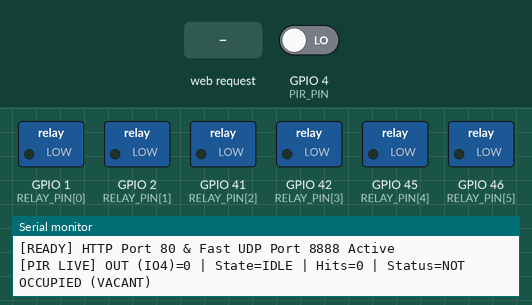
This sketch was run on a simulated ESP32-S3. Shown: switched loads named in the sketch (green lamp = pin HIGH), the last lines printed to the serial monitor. The test bench sets the inputs (shaded band); at power-on: GPIO 4 (PIR_PIN) LOW. WiFi joins after 1.5 s; servers stay silent unless stated.

Above: at 3.3 s.
3.4 s: HTTP request GET /invert received
At 4.6 s:
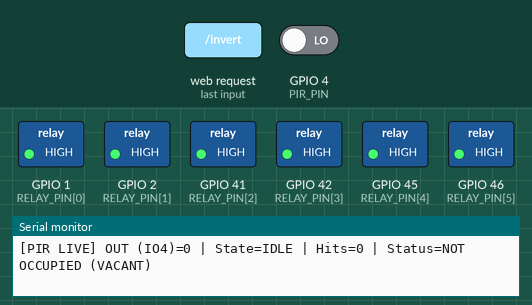
4.9 s: HTTP request GET /set?ch=1&state=1&v=1 received
At 5.9 s:
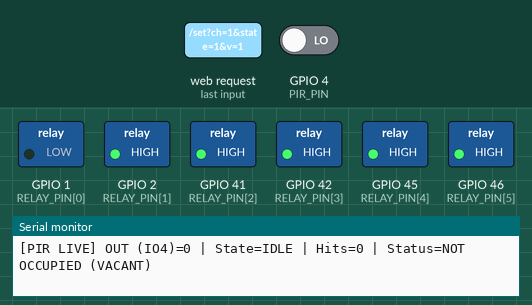
6.4 s: HTTP request GET /invert?ch=120&state=120&v=120 received
At 7.1 s:
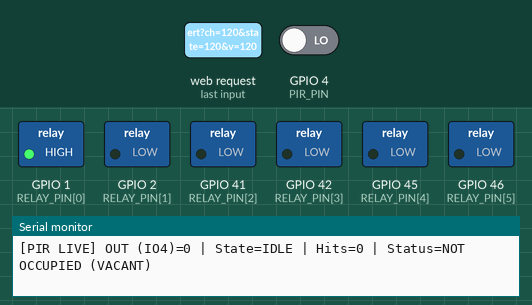
9.4 s: HTTP request GET /set?ch=1 received
At 10.6 s:
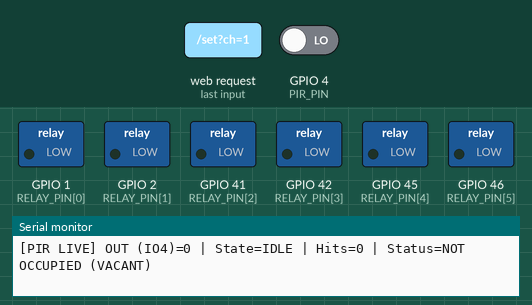
10.9 s: HTTP request GET /mask?ch=1&state=1&v=1 received
At 11.7 s:
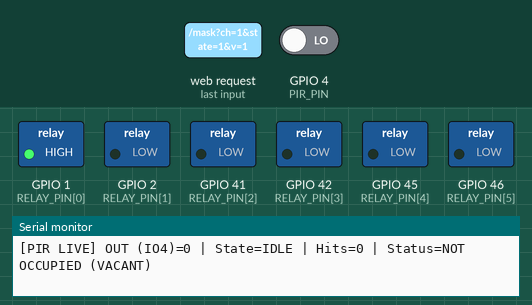
Timing chart, 0 to 13.4 s (numbered marks = the images above; inputs shaded):
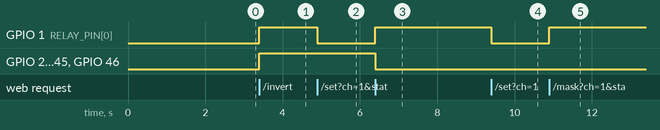

The sketch:

esp32_relay_6ch.ino
```cpp
/* ESP32-S3 6-Channel Relay Board - Multi-Room IoT Controller
   Supports 3 Dedicated Socket Boards with Specialized Sensors:
   - Board 1: Engineering Hub (Default IP: 192.168.1.10 / mDNS: esp32-hub.local)
              Sensor: ASAIR AM2315C (Temperature & Humidity on GPIO 4 & 5)
   - Board 2: The Gallery     (Default IP: 192.168.1.11 / mDNS: esp32-gallery.local)
              Sensor: Air Quality Sensor (µg/m³ on GPIO 6 / ADC1_CH5)
   - Board 3: Conference Room (Default IP: 192.168.1.14 / mDNS: esp32-conf.local)
              Sensor: Single PIR Motion Sensor (Occupancy on GPIO 6 / Physical Pin 9)
*/
#include <WiFi.h>
#include <WebServer.h>
#include <ESPmDNS.h>
#include <WiFiUdp.h>
#include <Wire.h>

// =========================================================================
// SELECT BOARD (Change this number before flashing each board):
// 1 = Engineering Hub -> ASAIR AM2315C (Temp & Hum on GPIO 4 & 5)
// 2 = The Gallery     -> Air Quality Sensor (Analog on GPIO 6)
// 3 = Conference      -> Single PIR Motion Sensor (Occupancy on GPIO 6)
// =========================================================================
#define BOARD_ID 3

#if BOARD_ID == 1
  const char* ROOM_NAME = "Engineering Hub";
  const char* HOST_NAME = "esp32-hub";
  IPAddress STATIC_IP(192, 168, 1, 10);
  #define HAS_AM2315C true
  #define HAS_AIR_QUALITY false
  #define HAS_PIR false
#elif BOARD_ID == 2
  const char* ROOM_NAME = "The Gallery";
  const char* HOST_NAME = "esp32-gallery";
  IPAddress STATIC_IP(192, 168, 1, 11);
  #define HAS_AM2315C false
  #define HAS_AIR_QUALITY true
  #define HAS_PIR false
#elif BOARD_ID == 3
  const char* ROOM_NAME = "Conference";
  const char* HOST_NAME = "esp32-conf";
  IPAddress STATIC_IP(192, 168, 1, 14);
  #define HAS_AM2315C false
  #define HAS_AIR_QUALITY false
  #define HAS_PIR true
#endif

IPAddress GATEWAY(192, 168, 1, 1);
IPAddress SUBNET(255, 255, 255, 0);
IPAddress DNS(192, 168, 1, 1);

struct Net { const char* ssid; const char* pass; };
Net NETS[] = {
  {"Airtel_AIOTA.tech", "Aiota.7372"},   // Main Wi-Fi Router
  {"Esp32relay",        "relay.7372"},
  {"Airtel_AIOTA.7372", "Aiota.7372"},   // Hotspot Fallback
};

// Waveshare ESP32-S3-Relay-6CH GPIO pins:
const int RELAY_PIN[6] = {1, 2, 41, 42, 45, 46};
bool active_high = true;   // Set false if using active-LOW relay board

WebServer server(80);
WiFiUDP udp;
const int UDP_PORT = 8888;
bool st[6] = {0, 0, 0, 0, 0, 0};

// =========================================================================
// 1. ASAIR AM2315C (BOARD 1: ENGINEERING HUB)
// Wiring to Waveshare Pico Header:
// - Red Wire:    3.3V (VDD) -> Physical Pin 36 (3V3)
// - Black Wire:  GND        -> Physical Pin 38 or Pin 3 (GND)
// - Yellow Wire: SDA (Data) -> GPIO 4 (Pico Header Pin 6 / GP4)
// - White Wire:  SCL (Clk)  -> GPIO 5 (Pico Header Pin 7 / GP5)
// =========================================================================
#if HAS_AM2315C
#define AM2315C_SDA 4
#define AM2315C_SCL 5
#define AM2315C_ADDR 0x38

float current_temp = 0.0;
float current_hum = 0.0;
bool sensor_ready = false;
unsigned long last_sensor_time = 0;

void init_am2315c() {
  pinMode(AM2315C_SDA, INPUT_PULLUP);
  pinMode(AM2315C_SCL, INPUT_PULLUP);
  Wire.begin(AM2315C_SDA, AM2315C_SCL, 100000);
  Wire.setTimeOut(20);
  delay(100);

  Wire.beginTransmission(AM2315C_ADDR);
  if (Wire.endTransmission() != 0) {
    sensor_ready = false;
    Serial.printf("[AM2315C] Auto-detect: Sensor not yet detected on %s.\n", ROOM_NAME);
    return;
  }

  Serial.printf("[AM2315C] ASAIR AM2315C FOUND on %s (0x38)! Initializing...\n", ROOM_NAME);
  Wire.beginTransmission(AM2315C_ADDR);
  Wire.write(0xBA); // Soft reset
  Wire.endTransmission();
  delay(25);

  Wire.beginTransmission(AM2315C_ADDR);
  Wire.write(0x71);
  if (Wire.endTransmission() == 0) {
    Wire.requestFrom((uint8_t)AM2315C_ADDR, (uint8_t)1);
    if (Wire.available()) {
      uint8_t status = Wire.read();
      if ((status & 0x08) == 0) {
        Wire.beginTransmission(AM2315C_ADDR);
        Wire.write(0xBE);
        Wire.write(0x08);
        Wire.write(0x00);
        Wire.endTransmission();
        delay(15);
      }
      sensor_ready = true;
      Serial.printf("[AM2315C] SENSOR ACTIVE on %s! Live temperature & humidity enabled.\n", ROOM_NAME);
    }
  }
}

static bool am2315c_measuring = false;
static unsigned long am2315c_start_ms = 0;

void poll_am2315c() {
  unsigned long now = millis();

  if (am2315c_measuring) {
    if (now - am2315c_start_ms < 85) return; // Non-blocking wait for conversion (0ms lag)
    am2315c_measuring = false;

    Wire.requestFrom((uint8_t)AM2315C_ADDR, (uint8_t)7);
    if (Wire.available() >= 6) {
      uint8_t buf[7];
      for (int i = 0; i < 7 && Wire.available(); i++) {
        buf[i] = Wire.read();
      }
      if ((buf[0] & 0x80) == 0) {
        uint32_t raw_h = ((uint32_t)buf[1] << 12) | ((uint32_t)buf[2] << 4) | (buf[3] >> 4);
        uint32_t raw_t = (((uint32_t)buf[3] & 0x0F) << 16) | ((uint32_t)buf[4] << 8) | buf[5];

        float h = (float)raw_h * 100.0 / 1048576.0;
        float t = ((float)raw_t * 200.0 / 1048576.0) - 50.0;

        if (t < 0.0) t = 0.0;
        if (h < 0.0) h = 0.0;
        if (h > 100.0) h = 100.0;

        current_temp = t;
        current_hum = h;
        sensor_ready = true;
        Serial.printf("[AM2315C][%s] Temp: %.1f C | Humidity: %.1f %%\n", ROOM_NAME, current_temp, current_hum);
      }
    }
    return;
  }

  if (now - last_sensor_time < (sensor_ready ? 2500 : 6000)) return;
  last_sensor_time = now;

  if (!sensor_ready) {
    Wire.beginTransmission(AM2315C_ADDR);
    if (Wire.endTransmission() == 0) {
      Serial.printf("[AM2315C] Sensor connected to %s! Initializing...\n", ROOM_NAME);
      init_am2315c();
    }
    return;
  }

  Wire.beginTransmission(AM2315C_ADDR);
  Wire.write(0xAC);
  Wire.write(0x33);
  Wire.write(0x00);
  byte err = Wire.endTransmission();
  if (err != 0) {
    sensor_ready = false;
    Wire.end();
    delay(5);
    Wire.begin(AM2315C_SDA, AM2315C_SCL, 100000);
    Wire.setTimeOut(20);
    return;
  }

  am2315c_measuring = true;
  am2315c_start_ms = now;
}
#endif

// =========================================================================
// 2. AIR QUALITY SENSOR (BOARD 2: THE GALLERY)
// Wiring to Waveshare Pico Header:
// - VCC: 3.3V or 5V (Physical Pin 36 or Pin 40)
// - GND: GND        (Physical Pin 38 or Pin 3)
// - AO:  GPIO 6     (Physical Pin 9 / GP6 / ADC1_CH5)
// =========================================================================
#if HAS_AIR_QUALITY
#define AQ_PIN 6
float current_aqi = 24.0;
unsigned long last_aq_time = 0;

void init_air_quality() {
  pinMode(AQ_PIN, INPUT);
  analogReadResolution(12);
  Serial.printf("[AIR QUALITY] Initialized on GPIO %d (ADC1_CH5 / Pico Pin 9)\n", AQ_PIN);
}

void poll_air_quality() {
  if (millis() - last_aq_time < 2000) return;
  last_aq_time = millis();

  int raw = analogRead(AQ_PIN);
  // Scale raw ADC (0..4095) to micrograms per cubic meter (10 - 500 ug/m3)
  float aqi = 10.0 + ((float)raw * 490.0 / 4095.0);
  current_aqi = (current_aqi * 0.7) + (aqi * 0.3); // Exponential smoothing filter
  Serial.printf("[AIR QUALITY][%s] Raw ADC: %d | Filtered Air Quality: %.0f ug/m3\n", ROOM_NAME, raw, current_aqi);
}
#endif

// =========================================================================
// 3. SINGLE PIR MOTION SENSOR (BOARD 3: CONFERENCE ROOM)
// EXACT 3-WIRE WIRING CONNECTION:
// 1. VCC -> 5V  (Waveshare Pico Physical Pin 40 / VSYS 5V)
// 2. GND -> GND (Waveshare Pico Physical Pin 38 or Pin 3 / GND)
// 3. OUT -> IO4 (Waveshare Pico Physical Pin 6  / GPIO 4)
// =========================================================================
#if HAS_PIR
#define PIR_PIN 4         // Sole PIR Output Pin: GPIO 4 (Physical Pin 6)
#define PIR_HOLD_MS 25000 // Keep Occupied for 25 seconds after motion stops (gives ample time to view on web UI)

bool pir_active = false;
bool is_occupied = false;
unsigned long last_motion_time = 0;
int last_pin4 = 0;
unsigned long total_motion_hits = 0;

void init_pir() {
  pinMode(PIR_PIN, INPUT); // Standard high-impedance input so 3.3V OUT signal is not loaded
  Serial.println("[PIR] Active on IO4 (GPIO 4 / Physical Pin 6) | Connections: VCC=5V, GND=GND, OUT=IO4");
}

void poll_pir() {
  unsigned long now = millis();
  int r4 = digitalRead(PIR_PIN);
  last_pin4 = r4;

  // DYNAMIC ZERO-DELAY SENSING ON IO4 ONLY
  if (r4 == HIGH) {
    pir_active = true;
    last_motion_time = now;

    if (!is_occupied) {
      is_occupied = true;
      total_motion_hits++;
      Serial.printf("\n=======================================================\n");
      Serial.printf("  [CONFERENCE] >>> MOTION DETECTED ON IO4 -> OCCUPIED <<<\n");
      Serial.printf("  Signal: IO4=HIGH (5V VCC powered) | Hit #%lu\n", total_motion_hits);
      Serial.printf("=======================================================\n\n");
    }
  } else {
    pir_active = false;
  }

  // Auto-vacate dynamically after 10 seconds without motion
  if (is_occupied && (now - last_motion_time > PIR_HOLD_MS)) {
    is_occupied = false;
    Serial.printf("\n[CONFERENCE] --- No motion on IO4 for %ds -> NOT OCCUPIED (VACANT) ---\n\n", PIR_HOLD_MS / 1000);
  }

  // Live status heartbeat every 1.5 seconds in Serial Monitor
  static unsigned long last_heartbeat = 0;
  if (now - last_heartbeat >= 1500) {
    last_heartbeat = now;
    Serial.printf("[PIR LIVE] OUT (IO4)=%d | State=%s | Hits=%lu | Status=%s\n",
                  r4, pir_active ? "MOTION" : "IDLE", total_motion_hits,
                  is_occupied ? "OCCUPIED" : "NOT OCCUPIED (VACANT)");
  }
}
#endif

void apply(int i) {
  digitalWrite(RELAY_PIN[i], (st[i] == active_high) ? HIGH : LOW);
}

String json() {
  String s = "{\"room\":\"" + String(ROOM_NAME) + "\",\"board_id\":" + String(BOARD_ID) + ",\"relays\":[";
  for (int i = 0; i < 6; i++) {
    s += st[i] ? "1" : "0";
    if (i < 5) s += ",";
  }
  IPAddress ip = (WiFi.status() == WL_CONNECTED) ? WiFi.localIP() : WiFi.softAPIP();
  s += "],\"ip\":\"" + ip.toString() + "\",\"hostname\":\"" + String(HOST_NAME) + "\",\"active_high\":" + (active_high ? "true" : "false");

#if HAS_AM2315C
  if (sensor_ready) {
    s += ",\"sensor\":\"AM2315C\",\"sensor_ready\":true";
    s += ",\"temp\":" + String(current_temp, 1);
    s += ",\"hum\":" + String(current_hum, 1);
  } else {
    s += ",\"sensor\":\"AM2315C\",\"sensor_ready\":false";
  }
#endif

#if HAS_AIR_QUALITY
  s += ",\"sensor\":\"AirQuality\"";
  s += ",\"air_quality\":" + String(current_aqi, 0);
  s += ",\"air_quality_unit\":\"µg/m³\"";
  s += ",\"co2\":" + String(current_aqi, 0);
#endif

#if HAS_PIR
  s += ",\"occupancy\":{\"occupied\":" + String(is_occupied ? "true" : "false");
  s += ",\"status\":\"" + String(is_occupied ? "Occupied" : "Vacant") + "\"";
  s += ",\"pir\":" + String(pir_active ? "true" : "false");
  s += ",\"pir1\":" + String(pir_active ? "true" : "false");
  s += ",\"seconds_ago\":" + String(last_motion_time > 0 ? (millis() - last_motion_time) / 1000 : 999);
  s += ",\"pin4\":" + String(last_pin4);
  s += ",\"hits\":" + String(total_motion_hits);
  s += "}";
#endif

  s += "}";
  return s;
}

void reply() {
  server.sendHeader("Access-Control-Allow-Origin", "*");
  server.sendHeader("Connection", "close");
  server.send(200, "application/json", json());
}

void setup() {
  Serial.begin(115200);
  delay(500);
  Serial.println("\n=============================================");
  Serial.printf("ESP32-S3 6-CH RELAY: %s (Board %d)\n", ROOM_NAME, BOARD_ID);
#if HAS_AM2315C
  Serial.println("[FEATURE] ASAIR AM2315C I2C Temp & Hum Sensor Enabled");
#endif
#if HAS_AIR_QUALITY
  Serial.println("[FEATURE] Air Quality Sensor Active on GPIO 6 (ADC)");
#endif
#if HAS_PIR
  Serial.println("[FEATURE] PIR Motion Sensor Active on IO4 (GPIO 4) & IO6");
#endif
  Serial.println("=============================================");

  for (int i = 0; i < 6; i++) {
    pinMode(RELAY_PIN[i], OUTPUT);
    apply(i);
  }

#if HAS_AM2315C
  init_am2315c();
  delay(100);
  poll_am2315c();
#endif

#if HAS_AIR_QUALITY
  init_air_quality();
  delay(50);
  poll_air_quality();
#endif

#if HAS_PIR
  init_pir();
  poll_pir();
#endif

  WiFi.mode(WIFI_STA);
  WiFi.setAutoReconnect(true);
  WiFi.persistent(true);
  WiFi.setTxPower(WIFI_POWER_19_5dBm); // Maximum robust transmit power for rock-solid Wi-Fi range
  WiFi.setSleep(false);
  WiFi.config(STATIC_IP, GATEWAY, SUBNET, DNS);

  bool ok = false;
  for (auto& n : NETS) {
    Serial.printf("Connecting to Wi-Fi SSID: %s\n", n.ssid);
    WiFi.begin(n.ssid, n.pass);
    for (int t = 0; t < 25 && WiFi.status() != WL_CONNECTED; t++) {
      delay(400);
      Serial.print(".");
    }
    Serial.println();
    if (WiFi.status() == WL_CONNECTED) {
      ok = true;
      break;
    }
    WiFi.disconnect();
  }

  if (ok) {
    MDNS.begin(HOST_NAME);
    WiFi.setSleep(false); // Disable modem sleep immediately after connection so radio stays active (0ms UDP latency!)
    Serial.printf("[ONLINE] Connected to Wi-Fi!\n");
    Serial.printf("[IP ADDRESS] http://%s\n", WiFi.localIP().toString().c_str());
    Serial.printf("[mDNS URL]   http://%s.local\n", HOST_NAME);
  } else {
    WiFi.mode(WIFI_AP);
    String apName = String("ESP32-") + String(HOST_NAME);
    WiFi.softAP(apName.c_str(), "12345678");
    Serial.printf("[AP MODE] Started fallback AP: %s\n", apName.c_str());
    Serial.printf("[AP IP]   http://%s\n", WiFi.softAPIP().toString().c_str());
  }

  // REST API Endpoints
  server.on("/status", reply);

  server.on("/sensors", []() {
    String s = "{\"room\":\"" + String(ROOM_NAME) + "\",\"board_id\":" + String(BOARD_ID);
#if HAS_AM2315C
    s += ",\"sensor\":\"AM2315C\",\"temp\":" + String(current_temp, 1) + ",\"hum\":" + String(current_hum, 1);
#endif
#if HAS_AIR_QUALITY
    s += ",\"sensor\":\"AirQuality\",\"air_quality\":" + String(current_aqi, 0) + ",\"air_quality_unit\":\"µg/m³\",\"co2\":" + String(current_aqi, 0);
#endif
#if HAS_PIR
    s += ",\"sensor\":\"PIR\",\"occupied\":" + String(is_occupied ? "true" : "false") + ",\"status\":\"" + String(is_occupied ? "Occupied" : "Vacant") + "\",\"pir\":" + String(pir_active ? "true" : "false") + ",\"pir1\":" + String(pir_active ? "true" : "false");
#endif
    s += "}";
    server.sendHeader("Access-Control-Allow-Origin", "*");
    server.send(200, "application/json", s);
  });

  // Single Channel Toggle / Set: /set?ch=1..6&state=0|1
  server.on("/set", []() {
    int ch = server.arg("ch").toInt();
    if (ch >= 1 && ch <= 6) {
      st[ch - 1] = server.arg("state") == "1";
      apply(ch - 1);
    }
    reply();
  });

  // Fast 6-Bit Wire Mask: /mask?v=101010
  server.on("/mask", []() {
    String v = server.arg("v");
    for (int i = 0; i < 6 && i < (int)v.length(); i++) {
      st[i] = v[i] == '1';
      apply(i);
    }
    reply();
  });

  // Relay Inversion Logic: /invert or /invert?v=1
  server.on("/invert", []() {
    if (server.hasArg("v")) {
      active_high = (server.arg("v") != "1");
    } else {
      active_high = !active_high;
    }
    for (int i = 0; i < 6; i++) apply(i);
    reply();
  });

  server.begin();
  udp.begin(UDP_PORT);
  Serial.printf("[READY] HTTP Port 80 & Fast UDP Port %d Active\n", UDP_PORT);
}

// Ultra-fast 0ms UDP Datagram Packet Processor
inline void process_udp() {
  int packetSize = udp.parsePacket();
  if (packetSize > 0) {
    char buf[32];
    int len = udp.read(buf, sizeof(buf) - 1);
    if (len > 0) {
      buf[len] = '\0';
      char* v = strstr(buf, "v=");
      char* mask = v ? (v + 2) : buf;
      for (int i = 0; i < 6 && mask[i]; i++) {
        st[i] = (mask[i] == '1');
        apply(i);
      }
    }
  }
}

void loop() {
  // 1. Process instant UDP commands FIRST before any other tasks (0ms latency!)
  process_udp();

  // 2. Handle HTTP clients
  server.handleClient();

  // 3. Fast UDP check again immediately after HTTP
  process_udp();

  // 4. Wi-Fi Auto-Healing Watchdog: automatically reconnects if Wi-Fi drops (never goes offline permanently!)
  static unsigned long last_wifi_watchdog = 0;
  if (millis() - last_wifi_watchdog >= 3000) {
    last_wifi_watchdog = millis();
    if (WiFi.status() != WL_CONNECTED) {
      Serial.println("[WIFI WATCHDOG] Wi-Fi lost! Auto-reconnecting immediately...");
      WiFi.reconnect();
    }
  }

#if HAS_AM2315C
  poll_am2315c();
#endif

#if HAS_AIR_QUALITY
  poll_air_quality();
#endif

#if HAS_PIR
  poll_pir();
#endif
}
```

Measured:
- after the input at 3.4 s, GPIO 1 (RELAY_PIN[0]), GPIO 2 (RELAY_PIN[1]), GPIO 41 (RELAY_PIN[2]), GPIO 42 (RELAY_PIN[3]), GPIO 45 (RELAY_PIN[4]), GPIO 46 (RELAY_PIN[5]): LOW → HIGH at once
- after the input at 4.9 s, GPIO 1 (RELAY_PIN[0]): HIGH → LOW at once
- after the input at 6.4 s, GPIO 1 (RELAY_PIN[0]): LOW → HIGH at once; GPIO 2 (RELAY_PIN[1]), GPIO 41 (RELAY_PIN[2]), GPIO 42 (RELAY_PIN[3]), GPIO 45 (RELAY_PIN[4]), GPIO 46 (RELAY_PIN[5]): HIGH → LOW at once
- after the input at 9.4 s, GPIO 1 (RELAY_PIN[0]): HIGH → LOW at once
- after the input at 10.9 s, GPIO 1 (RELAY_PIN[0]): LOW → HIGH at once
